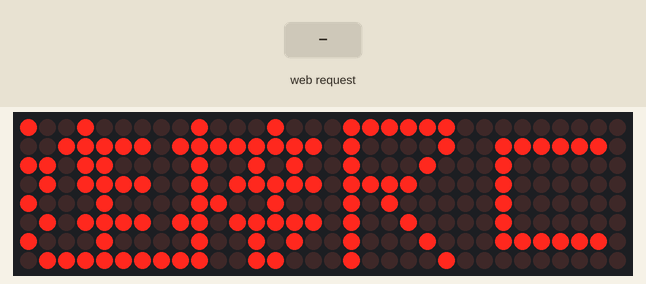
Bench run of a sketch on a simulated ESP8266 (NodeMCU). Shown: 32×8 LED matrix. The inputs (shaded band) are chosen by the test bench. WiFi joins after 1.5 s; servers stay silent unless stated; network time is answered at once with the bench clock; uploads are accepted with an empty reply; the local clock reads 2024-03-15 10:24:30 at power-on unless the sketch sets it; what the sketch prints to the serial monitor is not drawn.

Above: at 1.1 s.
At 2.8 s:
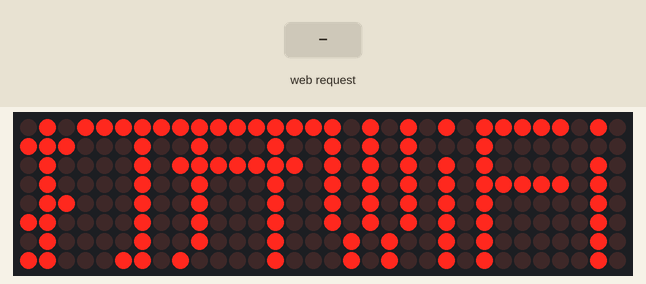
2.9 s: HTTP request GET / received
At 5.0 s:
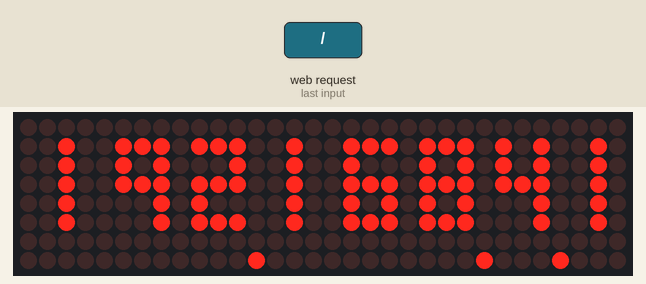
5.5 s: HTTP request GET /?ssid=1 received
At 8.2 s:
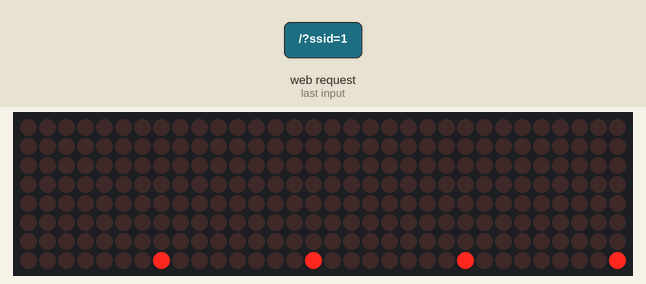
Timing chart, 0 to 9.7 s (numbered marks = the images above; inputs shaded):
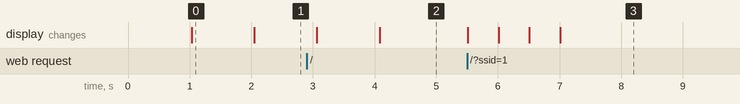

Measured:
- after the input at 2.9 s, the display: first differs from a run without the input after 1.2 s (image 2)
- after the input at 5.5 s, the display: first changes at once (image 3 shows a later state)
- what the display in image 0 shows lasts 1.1 s, from 1.0 s to 2.1 s

The sketch:

main.ino
```cpp
#include <LedControl.h>
#include <cmath>
#include <ESP8266WiFi.h>
#include <ESP8266WebServer.h>
#include <NTPClient.h>
#include <WiFiUdp.h>
#include <Metro.h>
#include <WiFiClientSecure.h>
#include <ArduinoJson.h>

ESP8266WebServer server( 80 );


LedControl lc = LedControl( 12, 14, 15, 4 );

WiFiUDP ntpUDP;

NTPClient timeClient( ntpUDP, "ntp1.aliyun.com", 60 * 60 * 8, 30 * 60 * 1000 );


Metro  heart   = Metro( 500 );
Metro checkclient = Metro( 20 );
Metro time_check  = Metro( 1000 );
Metro weather_check = Metro( 1200000 );

boolean wifistatus    = false;
boolean heartstatus   = false;
boolean user_login    = false;
boolean time_and_weather_init = false;

const String  my_key  = "";//高德开发平台key
const String  city  = "";//城市代码
const char  * host  = "restapi.amap.com";

int time_temp;

int NUMBER[10][8] =
{
  { 0x00, 0x07, 0x05, 0x05, 0x05, 0x07, 0x00, 0x0F },
  { 0x00, 0x02, 0x02, 0x02, 0x02, 0x02, 0x00, 0x0F },
  { 0x00, 0x07, 0x01, 0x07, 0x04, 0x07, 0x00, 0x0F },
  { 0x00, 0x07, 0x01, 0x07, 0x01, 0x07, 0x00, 0x0F },
  { 0x00, 0x05, 0x05, 0x07, 0x01, 0x01, 0x00, 0x0F },
  { 0x00, 0x07, 0x04, 0x07, 0x01, 0x07, 0x00, 0x0F },
  { 0x00, 0x07, 0x04, 0x07, 0x05, 0x07, 0x00, 0x0F },
  { 0x00, 0x07, 0x01, 0x01, 0x01, 0x01, 0x00, 0x0F },
  { 0x00, 0x07, 0x05, 0x07, 0x05, 0x07, 0x00, 0x0F },
  { 0x00, 0x07, 0x05, 0x07, 0x01, 0x01, 0x00, 0x0F },
};
int Weathericon[20][8] =
{
  { 0x08, 0x6A, 0x3E, 0xFC, 0x3F, 0x7C, 0x56, 0x10 },     /* 晴 */
  { 0x44, 0x66, 0xFF, 0xFF, 0x40, 0x12, 0x80, 0x09 },     /* 雨 */
  { 0x00, 0x7E, 0x00, 0x7E, 0x00, 0x7E, 0x00, 0x00 },     /* 雾 */
  { 0x00, 0x08, 0x5C, 0xFE, 0xFF, 0x00, 0x00, 0x00 },     /* 阴 */
  { 0x00, 0x04, 0x2E, 0x74, 0xFE, 0xFF, 0x00, 0x00 },     /* 多云 */
  { 0x18, 0x78, 0x03, 0x7F, 0x00, 0x7C, 0x0C, 0x00 },     /* 风 */
  { 0x04, 0x4E, 0xFF, 0xFF, 0x42, 0x17, 0x82, 0x10 },     /* 夹 */
  { 0x2A, 0x5D, 0x2A, 0xFF, 0x2A, 0x5D, 0x2A, 0x08 },     /* 雪 */
  { 0x19, 0xF8, 0x0B, 0xFF, 0x04, 0xFD, 0x0C, 0x01 },     /* 沙 */
  { 0xFF, 0x7F, 0x7E, 0x3E, 0x3C, 0x1C, 0x18, 0x08 },     /* 龙卷风 */
  { 0x01, 0xAE, 0xAA, 0xEA, 0x2A, 0x2E, 0x00, 0x00 },     /* 热 */
  { 0x02, 0x1C, 0x14, 0xD4, 0x14, 0x1C, 0x00, 0x00 },     /* 冷 */
  { 0x00, 0x1C, 0x14, 0x14, 0x04, 0x00, 0x04, 0x00 },     /* 未知 */
};
int initial[20][8] =
{
  { 0x5F, 0xE2, 0x42, 0x42, 0x62, 0xC2, 0x42, 0xC6 },
  { 0xFF, 0x44, 0xFE, 0x44, 0x44, 0x44, 0x44, 0x84 },
  { 0xAA, 0xA8, 0xAA, 0xAA, 0xAA, 0xAA, 0x52, 0x52 },
  { 0xFA, 0x80, 0x82, 0xFA, 0x82, 0x82, 0x82, 0x82 },
  { 0x90, 0x3E, 0xD8, 0x5E, 0x88, 0x5E, 0x88, 0x7F },
  { 0x44, 0xFF, 0x4A, 0x5F, 0x64, 0xDF, 0x4A, 0xCC },
  { 0x7E, 0x42, 0x44, 0x78, 0x50, 0x48, 0x44, 0x42 },
  { 0x00, 0x7E, 0x40, 0x40, 0x40, 0x40, 0x7E, 0x00 },
  { 0x7E, 0x7E, 0x60, 0x7E, 0x7E, 0x60, 0x60, 0x60 },
  { 0x18, 0x18, 0x66, 0x66, 0x7E, 0x7E, 0x66, 0x66 },
  { 0x18, 0x18, 0x18, 0x18, 0x18, 0x18, 0x18, 0x18 },
  { 0x60, 0x60, 0x60, 0x60, 0x60, 0x60, 0x7E, 0x7E },
  { 0x0A, 0x7E, 0x48, 0x44, 0xF7, 0x94, 0xBA, 0xB1 },
  { 0x04, 0x04, 0x1F, 0xE9, 0x49, 0x69, 0xD1, 0x13 },
};
int heartbeat[2][8] =
{
  { 0x00, 0x66, 0xFF, 0xFF, 0xFF, 0x7E, 0x3C, 0x18 },
  { 0x00, 0x00, 0x24, 0x7E, 0x7E, 0x3C, 0x18, 0x00 },
};

void weather_to_screen( String &response )
{
  int temp    = 0;
  String  comp[30]  = { "晴", "0", "云", "4", "阴", "3", "风", "5", "霾", "2", "雨", "1", "夹", "6", "雪", "7", "沙", "8", "卷", "9", "雾", "2", "热", "10", "冷", "11", "未", "12" };//伪字典
  for ( int i = 0; i <= 27; i = i + 2 )
  {
    if ( response.indexOf( comp[i] ) != -1 )
    {
      temp = comp[i + 1].toInt();
      break;
    }
  }
  lc.clearDisplay( 1 );
  Serial.println( temp );
  for ( int i = 0; i <= 7; i++ )
  {
    lc.setRow( 1, i, Weathericon[temp][i] );
  }
}

void weather()
{
  WiFiClient client;
  client.connect( host, 80 );
  String request = (String) ("GET ") + "/v3/weather/" + "weatherInfo?" + "city=" + city + "&key=" + my_key + " HTTP/1.1\r\n" +
       "Content-Type: text/html;charset=utf-8\r\n" +
       "Host: " + host + "\n" +
       "User-Agent: Mozilla/5.0 (Windows NT 10.0; Win64; x64) AppleWebKit/537.36 (KHTML, like Gecko) Chrome/91.0.4472.124 Safari/537.36 Edg/91.0.864.70" +
       "Connection: Keep Alive\r\n\r\n";
  client.print( request );
  String response = client.readString();
  weather_to_screen( response );
  client.stop();
}


void updata_to_screen( int &hours, int &minu )
{
  lc.clearDisplay( 2 );
  lc.clearDisplay( 3 );
  for ( int i = 0; i <= 7; i++ )
  {
    lc.setRow( 3, i, NUMBER[hours / 10][i] * pow( 2, 5 ) + NUMBER[hours - (hours / 10) * 10][i] * 2 );
    lc.setRow( 2, i, NUMBER[minu / 10][i] * pow( 2, 4 ) + NUMBER[minu - (minu / 10) * 10][i] );
  }
  lc.setRow( 3, 7, B11111111 );
}

void wifi_set()
{
  if ( user_login )
  {
    String  ssid    = server.arg( "ssid" );
    String  password  = server.arg( "password" );
    WiFi.begin( ssid, password );
    for ( int i = 0; i <= 3; i++ )
      lc.clearDisplay( i );
    for ( int i = 3; i >= 0; i-- )
    {
      lc.setRow( i, 7, B00000001 );
      delay( 500 );
    }
    delay( 5000 );
    if ( WiFi.status() != WL_CONNECTED )
    {
      for ( int i = 0; i <= 3; i++ )
        lc.clearDisplay( i );
      for ( int i = 0; i <= 7; i++ )
      {
        lc.setRow( 3, i, initial[8][i] );
        lc.setRow( 2, i, initial[9][i] );
        lc.setRow( 1, i, initial[10][i] );
        lc.setRow( 0, i, initial[11][i] );
      }
    }else  {
      lc.clearDisplay( 3 );
      lc.clearDisplay( 2 );
      for ( int i = 0; i <= 7; i++ )
      {
        lc.setRow( 3, i, initial[12][i] );
        lc.setRow( 2, i, initial[13][i] );
      }
      wifistatus = true;
      timeClient.begin();
      delay( 500 );
    }
  }
  user_login = true;
}

void setting()
{
  String  lumi    = server.arg( "lumi" );
  for ( int i = 0; i <= 3; i++ )
    {
      lc.setIntensity( i, lumi.toInt() );
    }
    weather();
}

void handleRoot()
{
  if ( !wifistatus )
  {
    server.send( 200, "text/html", "<h1>请输入WIFI信息<form action=\"\" method=\"GET\"><br><input type=\"text\" name=\"ssid\"><br><input type=\"text\" name=\"password\"><br><input type=\"submit\" value=\"Submit\"></form></h1>" );
    wifi_set();
  }else  {
    server.send( 200, "text/html", "<h1>显示屏设置<form action=\"\" method=\"GET\"><br>亮度<input type=\"text\" name=\"lumi\">(0-8)<br><input type=\"submit\" value=\"Submit\"></form></h1>" );
    setting();
  }
}


void init_lattice()//显示屏初始化
{
  while ( !user_login )
  {
    for ( int i = 0; i <= 3; i++ )
    {
      lc.shutdown( i, false );
      lc.clearDisplay( i );
      lc.setIntensity( i, 1 );
    }
    for ( int i = 0; i <= 7; i++ )
    {
      lc.setRow( 3, i, initial[0][i] );
      lc.setRow( 2, i, initial[1][i] );
      lc.setRow( 1, i, initial[2][i] );
      lc.setRow( 0, i, initial[3][i] );
    }
    server.handleClient();
    delay( 1000 );
    for ( int i = 0; i <= 3; i++ )
      lc.clearDisplay( i );
    for ( int i = 0; i <= 7; i++ )
    {
      lc.setRow( 3, i, initial[4][i] );
      lc.setRow( 2, i, initial[5][i] );
      lc.setRow( 1, i, initial[6][i] );
      lc.setRow( 0, i, initial[7][i] );
    }
    server.handleClient();
    delay( 1000 );
  }
   for ( int i = 0; i <= 3; i++ )
      lc.clearDisplay( i );
     for ( int i = 0; i <= 7; i++ )
     {
      lc.setRow( 3, i, NUMBER[1][i]*pow(2,4)+NUMBER[9][i] );
      lc.setRow( 2, i, NUMBER[2][i]*pow(2,4)+NUMBER[1][i]);
      lc.setRow( 1, i, NUMBER[6][i]*pow(2,4)+NUMBER[8][i] );
      lc.setRow( 0, i, NUMBER[4][i]*pow(2,4)+NUMBER[1][i] );
     }
      lc.setRow( 3, 7, B00000000 );
      lc.setRow( 1, 7, B00000000 );
      lc.setRow( 2, 7, B00001000 );
      lc.setRow( 0, 7, B10001000 );
  while ( user_login && !wifistatus )
    server.handleClient();
}


void wifi_init()
{
  String apName = ("RC");
  WiFi.softAP( apName, "" );
  server.on( "/", handleRoot );
  server.begin();
}


void heart_beat()
{
  heartstatus = !heartstatus;
  lc.clearDisplay( 0 );
  for ( int i = 0; i <= 7; i++ )
  {
    lc.setRow( 0, i, heartbeat[heartstatus][i] );
  }
}


void clock_and_weather()//总控
{
  if ( heart.check() )
  {
    heart_beat();
  }
  if ( checkclient.check() )
  {
    server.handleClient();
  }
  if ( time_check.check() )
  {
    timeClient.update();
    int minu  = timeClient.getMinutes();
    int hour  = timeClient.getHours();
    if ( minu != time_temp )
      updata_to_screen( hour, minu );
    time_temp = minu;
  }
  if ( weather_check.check() )
    weather();
}


void setup()
{
  Serial.begin( 9600 );
  wifi_init();
  init_lattice();
  timeClient.update();
  int minu  = timeClient.getMinutes();
  int hour  = timeClient.getHours();
  updata_to_screen( hour, minu );
  weather();
}


void loop()
{
  clock_and_weather();
}
```
